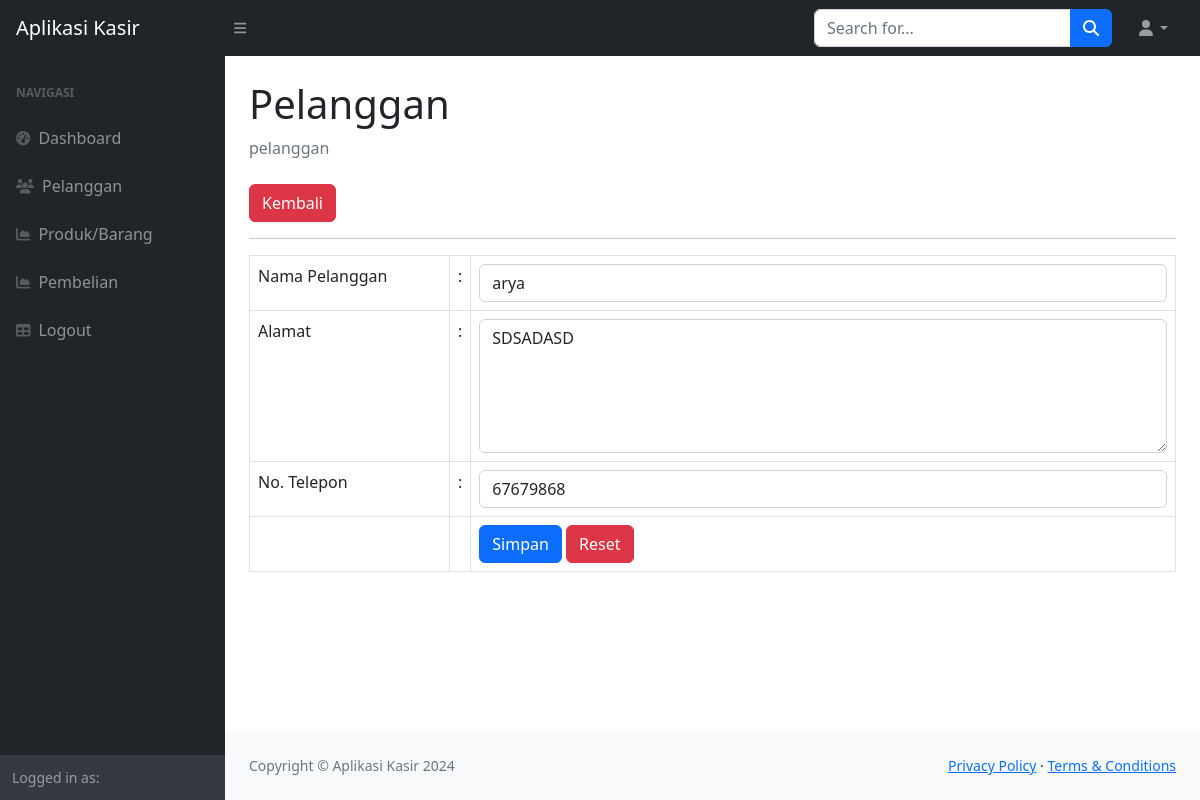
Screenshot of /?page=pelanggan_ubah&&id=1 with the database file from the repository.
### tables this page shows
CREATE TABLE `pelanggan` (
  `id_pelanggan` int(5) NOT NULL,
  `nama_pelnggan` varchar(255) DEFAULT NULL,
  `alamat` text DEFAULT NULL,
  `no_telepon` varchar(255) DEFAULT NULL
);

### pelanggan_ubah.php (the view, shortened to what this page needs)
<?php
   $id = $_GET['id'];
   $query = mysqli_query($koneksi, "SELECT*FROM pelanggan WHERE id_pelanggan=$id");
   $data = mysqli_fetch_array($query);
   ?>
<div class="container-fluid px-4">
    <h1 class="mt-4">Pelanggan</h1>
        <ol class="breadcrumb mb-4">
            <li class="breadcrumb-item active">pelanggan</li>
        </ol>
        <a href="?page=pelanggan" class="btn btn-danger"> Kembali</a>
        <hr>
        <form method="post">
            <table class="table table-bordered">
                <tr>
                    <td width="200">Nama Pelanggan</td>
                    <td width="1">:</td>
                    <td><input class="form-control" value="<?php echo $data['nama_pelnggan']; ?>" type="text" name="nama_pelnggan"></td>
                </tr>
                <tr>
                    <td>Alamat</td>
                    <td>:</td>
                    <td>
                        <textarea name="alamat" rows="5" class="form-control"><?php echo $data['alamat']; ?></textarea>
                    </td>
                </tr>
                <tr>
                    <td>No. Telepon</td>
                    <td>:</td>
                    <td><input class="form-control" type="number" step="0" value="<?php echo $data['no_telepon']; ?>" name="no_telepon"></td>
                </tr>
                <tr>
                    <td></td>
                    <td></td>
                    <td>
                        <button type="submit" class="btn btn-primary">Simpan</button>
                        <button type="reset" class="btn btn-danger">Reset</button>
                    </td>
                </tr>
            </table>
        </form>
</div>

### rows the page displays
pelanggan: nama_pelnggan "arya", alamat "SDSADASD", no_telepon "67679868"
